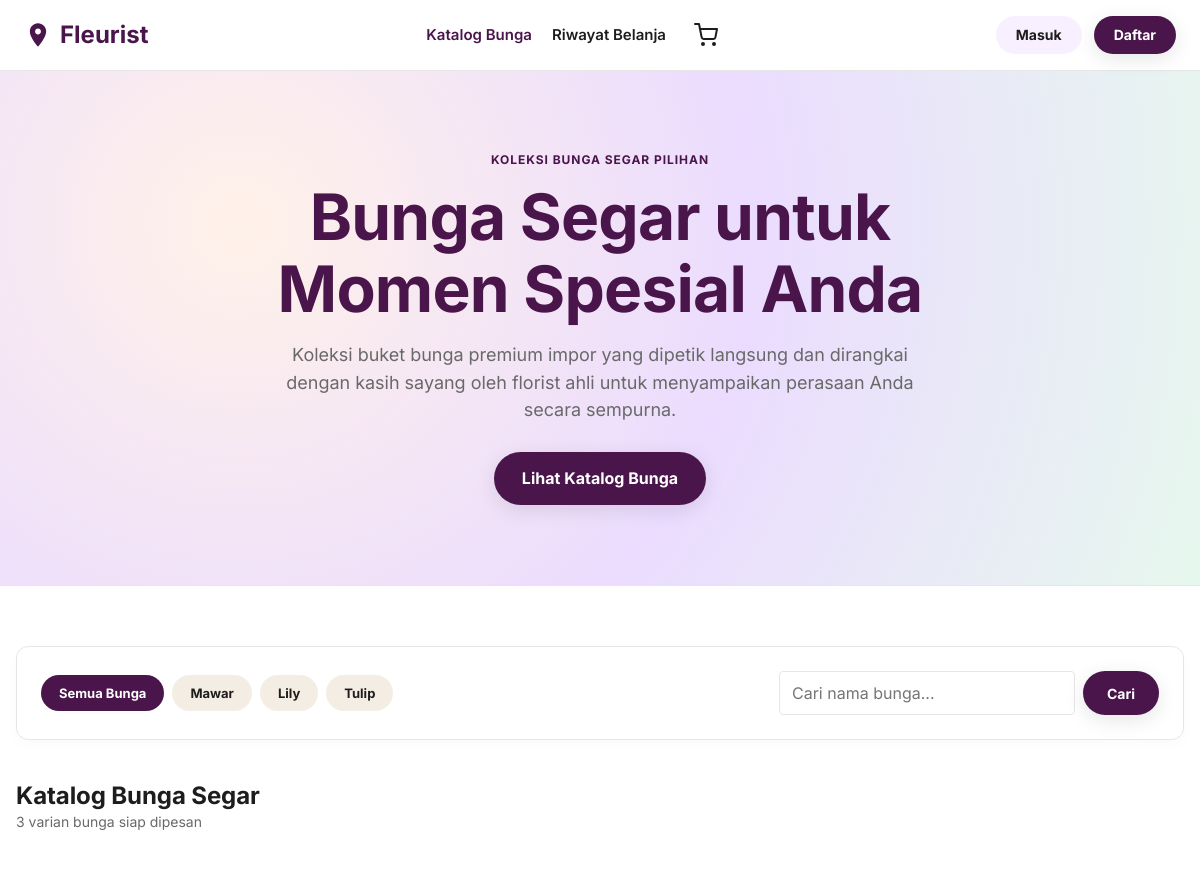
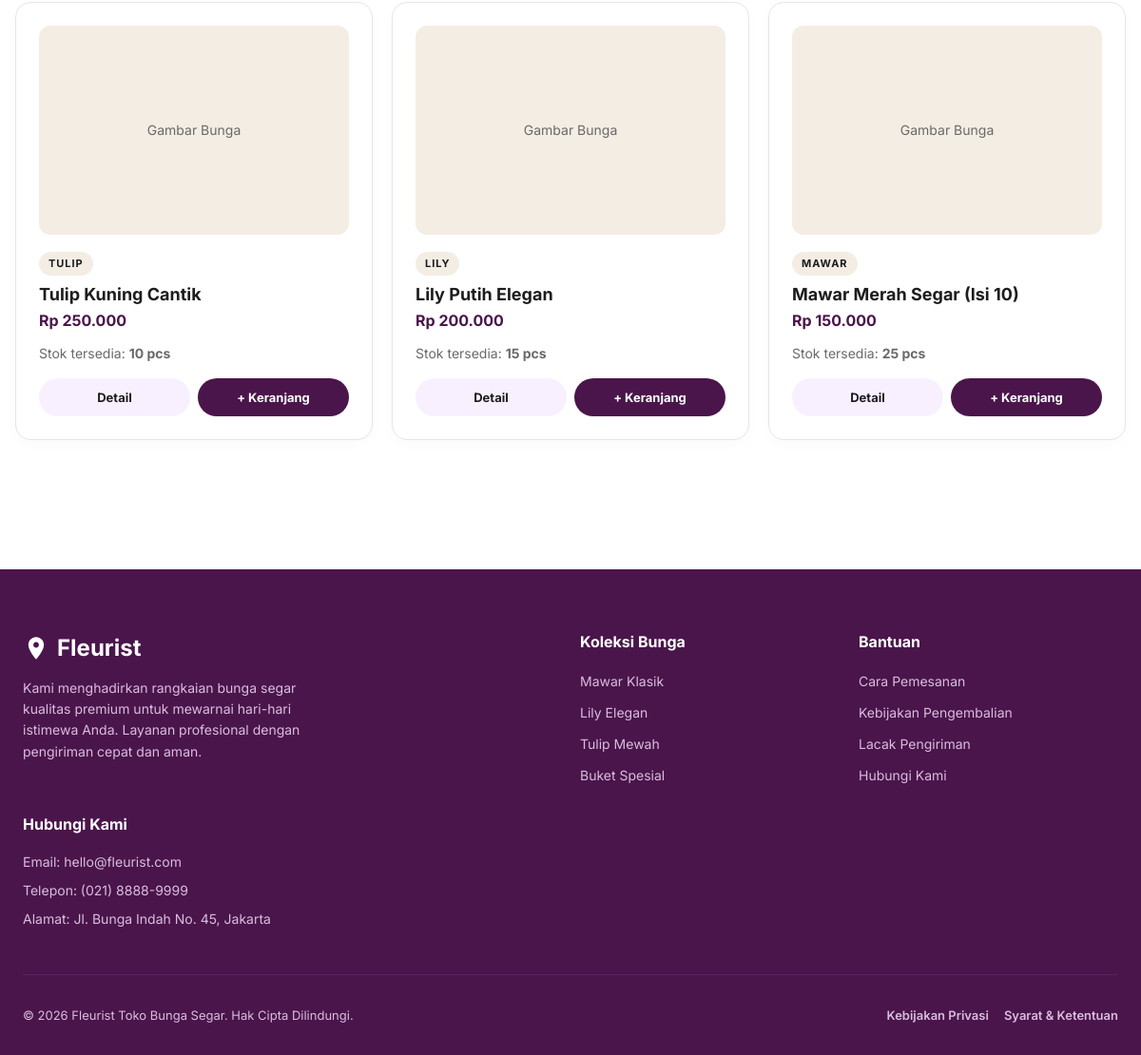
The page / on the database its author committed (2 pictures, top to bottom).
### tables this page shows
CREATE TABLE produk (
    id_produk INT AUTO_INCREMENT PRIMARY KEY,
    nama_produk VARCHAR(150) NOT NULL,
    kategori VARCHAR(100) NOT NULL,
    harga INT NOT NULL,
    stok INT NOT NULL DEFAULT 0,
    deskripsi TEXT,
    gambar VARCHAR(255)
);

### index.php (the view, shortened to what this page needs)
<?php
require_once 'koneksi.php';
$categories = [];
try {
    $stmt = $db->query("SELECT DISTINCT kategori FROM produk WHERE stok > 0");
    $categories = $stmt->fetchAll(PDO::FETCH_COLUMN);
} catch (PDOException $e) {
}
$search = trim($_GET['search'] ?? '');
$kategori_filter = trim($_GET['kategori'] ?? '');
$products = [];
try {
    $query = "SELECT * FROM produk WHERE stok > 0";
    $params = [];
    $query .= " ORDER BY id_produk DESC";
    $stmt = $db->prepare($query);
    $stmt->execute($params);
    $products = $stmt->fetchAll();
} catch (PDOException $e) {
    $error_msg = "Gagal memuat katalog produk: " . $e->getMessage();
}
?>
<!DOCTYPE html>
<html lang="id">
<head>
    <link rel="stylesheet" href="style.css">
</head>
<body style="background-color: var(--canvas);">
    <?php include 'header.php'; ?>
    <div class="hero-section">
        <div class="hero-content">
            <span class="micro-cap" style="color: var(--primary); display: block; margin-bottom: var(--spacing-md);">Koleksi Bunga Segar Pilihan</span>
            <h1 class="display-xxl" style="margin-bottom: var(--spacing-lg); color: var(--primary);">Bunga Segar untuk Momen Spesial Anda</h1>
            <p class="body-lg" style="color: var(--ink-mute); margin-bottom: var(--spacing-huge); max-width: 650px; margin-left: auto; margin-right: auto;">
                Koleksi buket bunga premium impor yang dipetik langsung dan dirangkai dengan kasih sayang oleh florist ahli untuk menyampaikan perasaan Anda secara sempurna.
            </p>
            <a href="#katalog" class="btn btn-primary-pill">Lihat Katalog Bunga</a>
        </div>
    </div>
    <main class="admin-container" id="katalog" style="padding-top: 60px;">
        <div class="admin-card" style="margin-bottom: 40px; padding: 24px;">
            <form action="index.php" method="GET" style="display: flex; gap: var(--spacing-md); align-items: center; justify-content: space-between; flex-wrap: wrap;">
                <div style="display: flex; gap: var(--spacing-sm); flex-wrap: wrap;">
                    <a href="index.php#katalog" class="btn btn-secondary-pill" style="padding: 8px 18px; font-size: 13px; background-color: <?= empty($kategori_filter) ? 'var(--primary); color: #fff;' : 'var(--canvas-cream); color: var(--ink);' ?>">Semua Bunga</a>
                    <?php foreach ($categories as $cat): ?>
                        <a href="index.php?kategori=<?= urlencode($cat) ?>#katalog" class="btn btn-secondary-pill" style="padding: 8px 18px; font-size: 13px; background-color: <?= $kategori_filter === $cat ? 'var(--primary); color: #fff;' : 'var(--canvas-cream); color: var(--ink);' ?>"><?= htmlspecialchars($cat) ?></a>
                    <?php endforeach; ?>
                </div>
                <div style="display: flex; gap: var(--spacing-sm); width: 100%; max-width: 380px;">
                    <input type="text" name="search" class="text-input" placeholder="Cari nama bunga..." value="<?= htmlspecialchars($search) ?>">
                    <button type="submit" class="btn btn-primary-pill" style="padding: 0 24px; height: 44px; font-size: 14px;">Cari</button>
                </div>
            </form>
        </div>
        <div style="margin-bottom: var(--spacing-lg);">
            <h2 class="heading-lg">
                <?php
                if (!empty($kategori_filter)) {
                    echo "Kategori Bunga: " . htmlspecialchars($kategori_filter);
                } elseif (!empty($search)) {
                    echo "Hasil Pencarian: \"" . htmlspecialchars($search) . "\"";
                } else {
                    echo "Katalog Bunga Segar";
                }
                ?>
            </h2>
            <p class="caption"><?= count($products) ?> varian bunga siap dipesan</p>
        </div>
        <div class="product-grid">
            <?php if (empty($products)): ?>
                <div style="grid-column: 1 / -1; text-align: center; padding: 48px; background-color: var(--canvas-cream); border-radius: var(--rounded-lg); color: var(--ink-mute);">
                    <p>Maaf, bunga yang Anda cari sedang tidak tersedia atau habis.</p>
                    <a href="index.php" style="margin-top: 16px; display: inline-block;">Kembali ke Katalog Utama</a>
                </div>
            <?php else: ?>
                <?php foreach ($products as $prod): ?>
                    <div class="card-product">
                        <div>
                            <?php if ($prod['gambar'] && file_exists('uploads/' . $prod['gambar'])): ?>
                                <img src="uploads/<?= htmlspecialchars($prod['gambar']) ?>" alt="<?= htmlspecialchars($prod['nama_produk']) ?>" class="card-product-img">
                            <?php else: ?>
                                <div class="card-product-img" style="display: flex; align-items: center; justify-content: center; font-size: 14px; color: var(--ink-mute);">Gambar Bunga</div>
                            <?php endif; ?>
                            <span class="card-product-kategori"><?= htmlspecialchars($prod['kategori']) ?></span>
                            <h3 class="card-product-title"><?= htmlspecialchars($prod['nama_produk']) ?></h3>
                            <p class="card-product-price">Rp <?= number_format($prod['harga'], 0, ',', '.') ?></p>
                            <p class="caption" style="margin-bottom: var(--spacing-lg);">Stok tersedia: <strong><?= htmlspecialchars($prod['stok']) ?> pcs</strong></p>
                        </div>
                        <div style="display: flex; gap: var(--spacing-sm); margin-top: auto;">
                            <a href="detail.php?id=<?= $prod['id_produk'] ?>" class="btn btn-secondary-pill" style="flex: 1; padding: 10px 0; font-size: 13px; text-align: center;">Detail</a>
                            <a href="index.php?action=add_to_cart&id=<?= $prod['id_produk'] ?>#katalog" class="btn btn-primary-pill" style="flex: 1; padding: 10px 0; font-size: 13px; text-align: center; box-shadow: none;">+ Keranjang</a>
                        </div>
                    </div>
                <?php endforeach; ?>
            <?php endif; ?>
        </div>
    </main>
    <?php include 'footer.php'; ?>
</body>
</html>

### header.php (shortened to what this page needs)
<?php
$current_page = basename($_SERVER['PHP_SELF']);
?>
<header style="background-color: var(--canvas); border-bottom: 1px solid var(--hairline); position: sticky; top: 0; z-index: 1000;">
    <div style="max-width: 1200px; margin: 0 auto; padding: 16px 24px; display: flex; justify-content: space-between; align-items: center; flex-wrap: wrap;">
        <a href="index.php" style="display: flex; align-items: center; gap: 8px; font-size: 24px; font-weight: 700; color: var(--primary); text-decoration: none;">
            <svg width="28" height="28" viewBox="0 0 24 24" fill="var(--primary)" xmlns="http://www.w3.org/2000/svg">
                <path d="M12 2C8.13 2 5 5.13 5 9c0 5.25 7 13 7 13s7-7.75 7-13c0-3.87-3.13-7-7-7zm0 9.5c-1.38 0-2.5-1.12-2.5-2.5s1.12-2.5 2.5-2.5 2.5 1.12 2.5 2.5-1.12 2.5-2.5 2.5z"/>
            </svg>
            <span>Fleurist</span>
        </a>
        <div style="display: flex; gap: var(--spacing-xl); align-items: center;">
            <a href="index.php" style="color: <?= $current_page === 'index.php' || $current_page === 'detail.php' ? 'var(--primary)' : 'var(--ink)' ?>; font-weight: 600; font-size: 15px; text-decoration: none;">Katalog Bunga</a>
            <a href="riwayat.php" style="color: <?= $current_page === 'riwayat.php' ? 'var(--primary)' : 'var(--ink)' ?>; font-weight: 600; font-size: 15px; text-decoration: none;">Riwayat Belanja</a>
            <a href="cart.php" style="position: relative; display: flex; align-items: center; text-decoration: none; color: var(--ink); margin-left: 8px;">
            </a>
        </div>
        <div style="display: flex; gap: var(--spacing-md); align-items: center;">
            <?php if (isset($_SESSION['user_id'])): ?>
                <div class="user-profile-badge">
                    <?php if ($_SESSION['role'] === 'admin'): ?>
                        <a href="admin/dashboard.php" class="btn btn-secondary-pill" style="padding: 8px 18px; font-size: 13px; margin-right: 8px;">Panel Admin</a>
                    <?php endif; ?>
                    <div class="avatar">
                        <?= strtoupper(substr($_SESSION['nama'] ?? 'U', 0, 1)) ?>
                    </div>
                    <span style="font-size: 14px; font-weight: 600; color: var(--ink);"><?= htmlspecialchars(explode(' ', $_SESSION['nama'])[0]) ?></span>
                    <a href="logout.php" style="font-size: 13px; font-weight: 600; color: var(--ink-mute); margin-left: 8px;">Keluar</a>
                </div>
            <?php else: ?>
                <a href="login.php" class="btn btn-secondary-pill" style="padding: 8px 20px; font-size: 14px;">Masuk</a>
                <a href="register.php" class="btn btn-primary-pill" style="padding: 8px 20px; font-size: 14px;">Daftar</a>
            <?php endif; ?>
        </div>
    </div>
</header>

### footer.php
<footer class="footer-aubergine">
    <div class="footer-content">
        <div class="footer-column" style="grid-column: span 2;">
            <a href="index.php" style="display: flex; align-items: center; gap: 8px; font-size: 24px; font-weight: 700; color: var(--on-primary); text-decoration: none; margin-bottom: var(--spacing-md);">
                <svg width="28" height="28" viewBox="0 0 24 24" fill="var(--on-primary)" xmlns="http://www.w3.org/2000/svg">
                    <path d="M12 2C8.13 2 5 5.13 5 9c0 5.25 7 13 7 13s7-7.75 7-13c0-3.87-3.13-7-7-7zm0 9.5c-1.38 0-2.5-1.12-2.5-2.5s1.12-2.5 2.5-2.5 2.5 1.12 2.5 2.5-1.12 2.5-2.5 2.5z"/>
                </svg>
                <span>Fleurist</span>
            </a>
            <p style="color: var(--on-aubergine-mute); font-size: 14px; line-height: 1.6; max-width: 320px;">
                Kami menghadirkan rangkaian bunga segar kualitas premium untuk mewarnai hari-hari istimewa Anda. Layanan profesional dengan pengiriman cepat dan aman.
            </p>
        </div>
        <div class="footer-column">
            <h3>Koleksi Bunga</h3>
            <ul>
                <li><a href="index.php?kategori=Mawar">Mawar Klasik</a></li>
                <li><a href="index.php?kategori=Lily">Lily Elegan</a></li>
                <li><a href="index.php?kategori=Tulip">Tulip Mewah</a></li>
                <li><a href="index.php?kategori=Buket">Buket Spesial</a></li>
            </ul>
        </div>
        <div class="footer-column">
            <h3>Bantuan</h3>
            <ul>
                <li><a href="#">Cara Pemesanan</a></li>
                <li><a href="#">Kebijakan Pengembalian</a></li>
                <li><a href="#">Lacak Pengiriman</a></li>
                <li><a href="#">Hubungi Kami</a></li>
            </ul>
        </div>
        <div class="footer-column">
            <h3>Hubungi Kami</h3>
            <p style="color: var(--on-aubergine-mute); font-size: 14px; margin-bottom: 8px;">Email: hello@fleurist.com</p>
            <p style="color: var(--on-aubergine-mute); font-size: 14px; margin-bottom: 8px;">Telepon: (021) 8888-9999</p>
            <p style="color: var(--on-aubergine-mute); font-size: 14px;">Alamat: Jl. Bunga Indah No. 45, Jakarta</p>
        </div>
    </div>
    <div class="footer-bottom">
        <div>
            &copy; <?= date('Y') ?> Fleurist Toko Bunga Segar. Hak Cipta Dilindungi.
        </div>
        <div style="display: flex; gap: var(--spacing-lg);">
            <a href="#" style="color: var(--on-aubergine-mute); font-size: 13px;">Kebijakan Privasi</a>
            <a href="#" style="color: var(--on-aubergine-mute); font-size: 13px;">Syarat & Ketentuan</a>
        </div>
    </div>
</footer>

### rows shown on the page
produk: gambar "Gambar Bunga", kategori "TULIP", nama_produk "Tulip Kuning Cantik", harga "250.000", stok "10"
produk: gambar "Gambar Bunga", kategori "LILY", nama_produk "Lily Putih Elegan", harga "200.000", stok "15"
produk: gambar "Gambar Bunga", kategori "MAWAR", nama_produk "Mawar Merah Segar (Isi 10)", harga "150.000", stok "25"

### other values the page prints
$cat "Mawar"
$cat "Lily"
$cat "Tulip"
count($products) "3"
